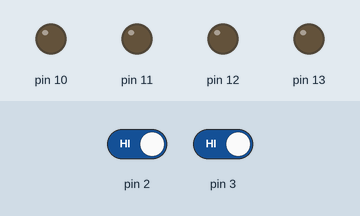
Recording of a sketch running on a simulated Arduino Uno, built with avr-gcc and run on an emulated ATmega328P. On the bench: output pins drawn as LEDs (lit = HIGH). Inputs (shaded band) come from the test bench; at power-on: pin 2 HIGH, pin 3 HIGH.

Above: at 1.2 s.
1.3 s: pin 2 driven LOW
At 1.9 s:
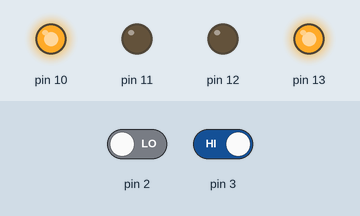
2.8 s: pin 3 driven LOW
At 4.0 s:
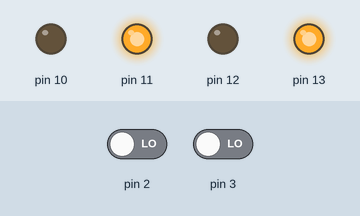
4.3 s: pin 2 driven HIGH
At 5.4 s:
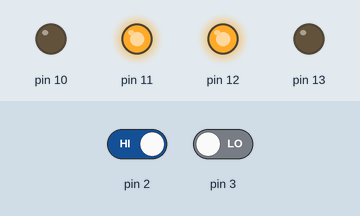
5.8 s: pin 3 driven HIGH
At 6.5 s:
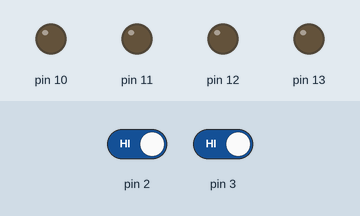
Timing chart, 0 to 8.3 s (numbered marks = the images above; inputs shaded):
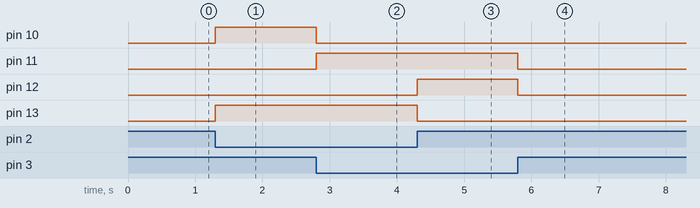

The sketch:

line_follower_testing_1.ino
```cpp
void setup()
{
pinMode(10,OUTPUT);
pinMode(11,OUTPUT);
pinMode(12,OUTPUT);
pinMode(13,OUTPUT);
pinMode(2,INPUT);
pinMode(3,INPUT);

}

void loop() {
  int l=digitalRead(2);//left sensor
  int r=digitalRead(3);//right sensor
  if(l==0  and r==0)
  {
    digitalWrite(13,1);
    digitalWrite(12,0);
    digitalWrite(11,1);
    digitalWrite(10,0);
  }
  else if(l==1 and r==0)
  {
    digitalWrite(13,0);
    digitalWrite(12,1);
    digitalWrite(11,1);
    digitalWrite(10,0);
  }
  else if(l==0 and r==1)
  {
    digitalWrite(13,1);
    digitalWrite(12,0);
    digitalWrite(11,0);
    digitalWrite(10,1);
  }
  else if(l==1 and r==1)//stop
  {
    digitalWrite(13,0);
    digitalWrite(12,0);
    digitalWrite(11,0);
    digitalWrite(10,0);
  }
}
```

Measured:
- after the input at 1.3 s, pin 10, pin 13: LOW → HIGH at once
- after the input at 2.8 s, pin 10: HIGH → LOW at once; pin 11: LOW → HIGH at once
- after the input at 4.3 s, pin 12: LOW → HIGH at once; pin 13: HIGH → LOW at once
- after the input at 5.8 s, pin 11, pin 12: HIGH → LOW at once
